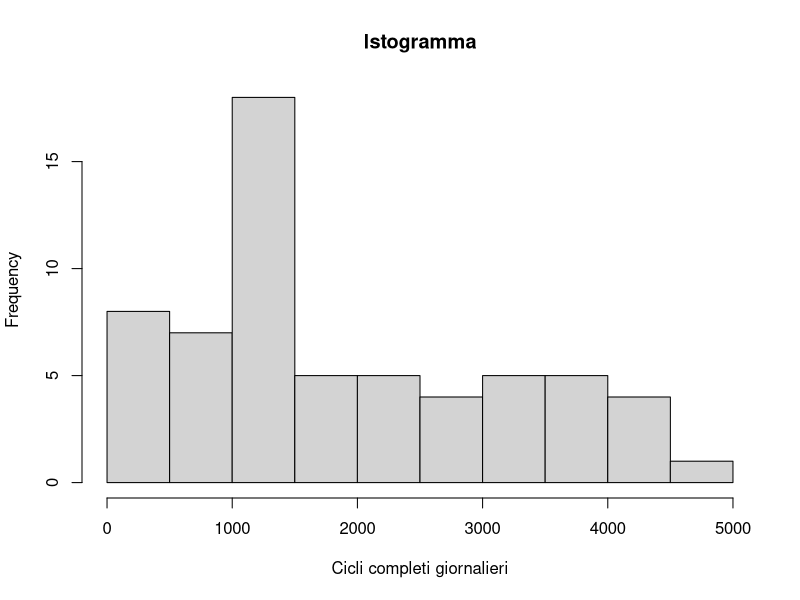
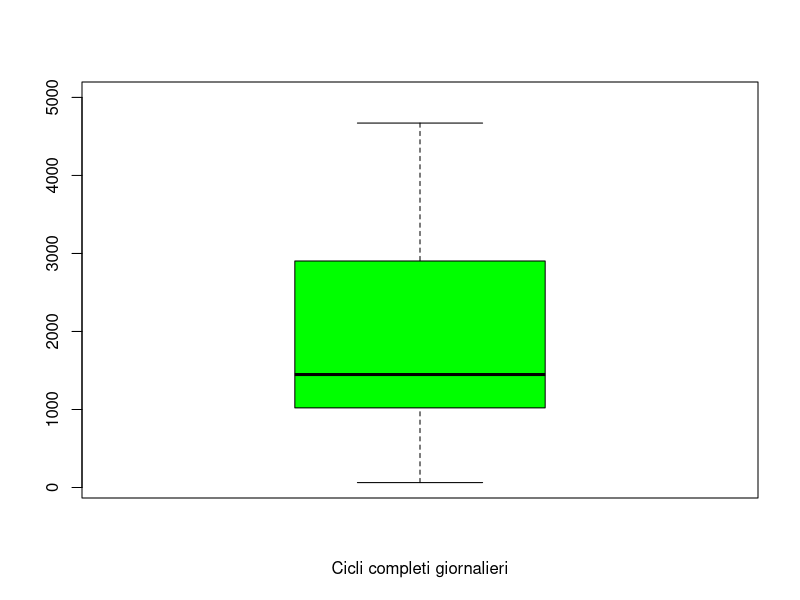

Recreate these plots in R, in order.
# Fonte: https://www.rainews.it/ran24/speciali/2020/covid19/vaccini.php
# Numero giornaliero di cicli di vaccinazione completi
# Range date: 01-Aprile-2022 - 01-Giugno-2022

# Inserimento delle date e dei valori in due vettori
# che diventeranno le colonne del datagramma utilizzato per tenere traccia dei dati
date <- c(
  "01-Aprile-2022",
  "02-Aprile-2022",
  "03-Aprile-2022",
  "04-Aprile-2022",
  "05-Aprile-2022",
  "06-Aprile-2022",
  "07-Aprile-2022",
  "08-Aprile-2022",
  "09-Aprile-2022",
  "10-Aprile-2022",
  "11-Aprile-2022",
  "12-Aprile-2022",
  "13-Aprile-2022",
  "14-Aprile-2022",
  "15-Aprile-2022",
  "16-Aprile-2022",
  "17-Aprile-2022",
  "18-Aprile-2022",
  "19-Aprile-2022",
  "20-Aprile-2022",
  "21-Aprile-2022",
  "22-Aprile-2022",
  "23-Aprile-2022",
  "24-Aprile-2022",
  "25-Aprile-2022",
  "26-Aprile-2022",
  "27-Aprile-2022",
  "28-Aprile-2022",
  "29-Aprile-2022",
  "30-Aprile-2022",
  "01-Maggio-2022",
  "02-Maggio-2022",
  "03-Maggio-2022",
  "04-Maggio-2022",
  "05-Maggio-2022",
  "06-Maggio-2022",
  "07-Maggio-2022",
  "08-Maggio-2022",
  "09-Maggio-2022",
  "10-Maggio-2022",
  "11-Maggio-2022",
  "12-Maggio-2022",
  "13-Maggio-2022",
  "14-Maggio-2022",
  "15-Maggio-2022",
  "16-Maggio-2022",
  "17-Maggio-2022",
  "18-Maggio-2022",
  "19-Maggio-2022",
  "20-Maggio-2022",
  "21-Maggio-2022",
  "22-Maggio-2022",
  "23-Maggio-2022",
  "24-Maggio-2022",
  "25-Maggio-2022",
  "26-Maggio-2022",
  "27-Maggio-2022",
  "28-Maggio-2022",
  "29-Maggio-2022",
  "30-Maggio-2022",
  "31-Maggio-2022",
  "01-Giugno-2022"
)

ciclo_completo <-
  c(
    4338,
    4478,
    1041,
    3637,
    3761,
    4070,
    3948,
    4671,
    4355,
    888,
    3776,
    3373,
    3543,
    3470,
    3064,
    2141,
    63,
    148,
    3483,
    3477,
    2836,
    2903,
    2622,
    508,
    183,
    2746,
    2348,
    2340,
    2267,
    2110,
    113,
    1430,
    1570,
    1736,
    1621,
    1676,
    1426,
    404,
    1021,
    1418,
    1466,
    1353,
    1580,
    1353,
    332,
    801,
    1234,
    1366,
    1480,
    1373,
    1299,
    230,
    820,
    1053,
    1347,
    1175,
    1204,
    1195,
    281,
    915,
    982,
    820
  )

# Trasformo i dati raccolti in un dataframe
dataframemio <-
  data.frame(date = date, ciclo_completo = ciclo_completo)
dataframemio


# Frequenze assolute e modalita' del carattere
table(dataframemio$ciclo_completo)
# Si denota che le frequenze assolute e lo modalità del carattere coindidono

# Frequenze relative

# Metodo 1
round(table(dataframemio$ciclo_completo) / length(dataframemio$ciclo_completo),
      digits = 2)
# Metodo 2
round(proportions(table(dataframemio$ciclo_completo)), digits = 2)

# Frequenze assolute cumulate
cumsum(table(dataframemio$ciclo_completo))

# Frequenze relative cumulate
cumsum(table(dataframemio$ciclo_completo) / length(dataframemio$ciclo_completo))

# Istogramma, considerando che le classi di default utilizzate da R sono esaustive non si specificano gli intervalli delle
# classi
hist(dataframemio$ciclo_completo,
     main = "Istogramma",
     xlab = "Cicli completi giornalieri")

# Calcolo della media
media <- mean(dataframemio$ciclo_completo)
media

# Calcolo della moda
getmode <- function(v) {
  uniqv <- unique(v) # vettore senza duplicati
  uniqv[which.max(tabulate(match(v, uniqv)))]
}

moda <- getmode(dataframemio$ciclo_completo)
moda # L'unico valore che ha frequenza massima è quindi il valore 1353

# Calcolo della mediana
mediana <- median(dataframemio$ciclo_completo)
mediana

# Calcolo dei quartili
quantili <- quantile(dataframemio$ciclo_completo)
quantili

# Quartili specifici
quantile(dataframemio$ciclo_completo, probs = c(0, 0.25)) # Primo quartile
quantile(dataframemio$ciclo_completo, probs = c(0.25, 0.50)) # Secondo quartile
quantile(dataframemio$ciclo_completo, probs = c(0.50, 0.75)) # Terzo quartie
quantile(dataframemio$ciclo_completo, probs = c(0.75, 1)) # Quarto quartile

# Summary dai dati
summary(dataframemio$ciclo_completo)
# Dal summary si evince che:
# l'ultimo quartile e' il numero maggiore del 100% dei dati e coincide con il massimo
# il secondo quartile coincide con la mediana

# Box plot
boxplot(
  dataframemio$ciclo_completo,
  xlab = "Cicli completi giornalieri",
  col = "green",
  ylim = c(63, 5000) # Scegliamo 5000 come limite superiore dato che utilizzando il massimo 
  # nella roccolta dei dati come limite il box plot non forniva una visualizzazione concreta del range dei valori
)
# [1026 - 1.5(2886 - 1026), 2886 + 1.5(2886 - 1026)]

# Calcolo dei cardini
cardine1 <-
  quantile(dataframemio$ciclo_completo)[[2]] - 1.5 * (quantile(dataframemio$ciclo_completo)[[4]] - quantile(dataframemio$ciclo_completo)[[2]])
cardine1

cardine2 <-
  quantile(dataframemio$ciclo_completo)[[4]] + 1.5 * (quantile(dataframemio$ciclo_completo)[[4]] - quantile(dataframemio$ciclo_completo)[[2]])
cardine2

ciclo_completo_new <-
  ifelse((dataframemio$ciclo_completo < cardine1) |
           (dataframemio$ciclo_completo > cardine2),
         0,
         dataframemio$ciclo_completo
  )
ciclo_completo_new
# Si evince che non ci sono valori outliers
# e quindi tutti i valori potranno essere rappresentati all'interno del bloxplot

# Indici di dispersione: calcolo della varianza, deviazione standard e coefficiente variazione
# Varianza
var <- var(dataframemio$ciclo_completo)
var

# Deviazione standard
devst <- sd(dataframemio$ciclo_completo)
devst

# Coefficiente di variazione
cv <- devst / media
cv

# Calcolo dell'asimmetria (skewness)
# Calcolo diretto della skewness campionaria
n1 <- length(dataframemio$ciclo_completo)
skw_1 <-
  sum((dataframemio$ciclo_completo - media) ^ 3) / (n1 * var(dataframemio$ciclo_completo) ^ (3 / 2))
skw_1

# Calcolo diretto della curtosi
curt1 <-
  sum((dataframemio$ciclo_completo - media) ^ 4) / (n1 * var(dataframemio$ciclo_completo) ^ (2)) - 3
curt1

# Calcolo con funzione di libreria della skewness campionaria
library(e1071)

skw_2 <- skewness(dataframemio$ciclo_completo)
skw_2

# Calcolo con funzione di libreria della curtosi
curt <- kurtosis(dataframemio$ciclo_completo)
curt

# Possiamo vedere che la skewness è 0.544, quindi,
# >0 quindi la distribuzione dei dati presenta una asimmetria positiva.
# Avendo invece la curtosi uguale a -0.89, quindi,
# <0 si denota che è presente una carenza dei dati nelle classi centrali
# e che quindi i dati hanno una distribuzione platicurtica.
